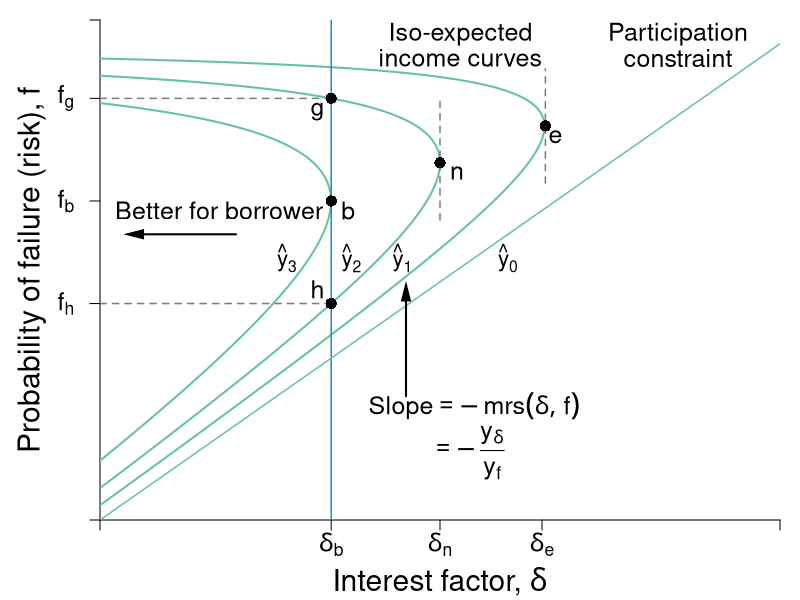

The R source for this figure:
#Graph Designer: Simon Halliday
#Authors: Bowles, Foley and Halliday
#Title: Coordination, Conflict and Competition: A Text in Microeconomics

library(shape)
pdf(file = "credit/non_contractual_brf_part_a.pdf", width = 8, height = 6)

#Set parameters for graphics
axislabelsize <- 1.8
labelsize <- 1.5
namesize <- 1.8
annotatesize <- 1.5
graphlinewidth <- 2
segmentlinewidth <- 1.5

COL <- c("#7fc97f", "#beaed4", "#fdc086", "#ffff99", "#386cb0", "#f0027f", "#bf5b17", "#666666")
COLA <- c("#e0f3db", "#99d8c9","#66c2a4","#41ae76", "#238b45", "#005824")
COLB <- c("#c6dbef", "#4eb3d3", "#2b8cbe", "#0868ac","#084081")
grays <- gray.colors(25, start = 1, end = 0, alpha = 1)

#Edited the margins to cater for the larger LHS labels
par(mar =  c(4, 5, 1, 1))

brfFn <- function(delta, mu = 1) {
  .5 + (delta / (2 * mu)) 
}

isoreturnFn <- function(delta, pi=0.125) {
  1 - (pi)/delta
}


yFn <- function(d1, f1, mu = 1){
  mu*f1*(1 - f1) - d1*(1 - f1)
}

ylow <- function(delta, mu = 1, ybar = 0.03){
  (-sqrt(delta^2 - 2*delta*mu + mu^2 - 4*mu*ybar) + delta + mu)/(2*mu)
}

yhigh <- function(delta, mu = 1, ybar = 0.03){
  (sqrt(delta^2 - 2*delta*mu + mu^2 - 4*mu*ybar) + delta + mu)/(2*mu)
}

xlims <- c(0, 1)
ylims <- c(0, 1.05)

npts <- 501 
d1 <- seq(xlims[1], xlims[2], length.out = npts)
f1 <- seq(ylims[1], ylims[2], length.out = npts) 
a <- c(0.03, 0.0625, 0.109)

plot(0, 0, xlim = xlims, ylim = ylims, type = "n",
     xlab = expression(paste("")),
     ylab = expression(paste("")), 
     xaxt = "n", 
     yaxt = "n", 
     cex.lab = axislabelsize, 
     bty = "n", 
     xaxs="i", 
     yaxs="i"
)


# ticksy <- seq(from = 0, to = ylims[2], by = 0.1)
# ylabels <- seq(from = 0, to = ylims[2], by = 0.1)
# ticksx <- seq(from = 0, to = xlims[2], by = 0.1)
# xlabels <- seq(from = 0, to = xlims[2], by = 0.1)
#ticksy <- c(ylims[1], 0.5, brfFn(delta = 0.34), brfFn(delta = 0.5), brfFn(delta = 0.65), yhigh(delta = 0.5), ylims[2])
#ticksy <- c(ylims[1], 0.5, brfFn(delta = 0.34), NA, brfFn(delta = 0.5), NA, NA, ylims[2])
ticksy <- c(ylims[1], NA, NA, ylow(delta = 0.34, ybar = 0.0625), brfFn(delta = 0.34), NA, yhigh(delta = 0.34, ybar = 0.0625), ylims[2])

ylabels <- c(NA, NA, NA, NA,NA,NA, NA, NA)
#ylabels <- c(NA, expression(paste(f == frac(1,2))), expression(paste(f^d)), expression(paste(f*(delta^L) )),  expression(paste(f*(delta^n) == frac(3,4))),expression(paste(f*(delta^H) )), expression(paste(f^e)), NA)
ticksx <- c(xlims[1], 0.34, 0.5, 0.65, xlims[2])
xlabels <- c(NA,  expression(paste(delta[b])), expression(paste(delta[n])), expression(paste(delta[e])), NA)

axis(1, at = ticksx, pos = 0, labels = xlabels, cex.axis = labelsize)
axis(2, at = ticksy, pos = 0, labels = ylabels, las = 1,cex.axis = labelsize)

#ylabels <- c(NA, expression(paste(f == frac(1,2))), expression(paste(f^d)), expression(paste(f*(delta^L) )),  expression(paste(f*(delta^n) == frac(3,4))),expression(paste(f*(delta^H) )), expression(paste(f^e)), NA)
#text(-0.08, 0.45, expression(paste(f == frac(1,2))), cex = labelsize, xpd =TRUE)

text(-0.05, ylow(delta = 0.34, ybar = 0.0625), expression(paste(f[h])), cex = labelsize, xpd =TRUE)
#text(-0.07, 0.665, expression(paste(f*(delta^L) )), cex = labelsize, xpd =TRUE)
#text(-0.105, 0.753, expression(paste(f*(delta^N) ==frac(3,4) )), cex = labelsize, xpd =TRUE)
#text(-0.07, 0.832, expression(paste(f*(delta^n))), cex = labelsize, xpd =TRUE)
#text(-0.07, 0.93, expression(paste(f*(delta^H) )), cex = labelsize, xpd =TRUE)
text(-0.05, brfFn(delta = 0.34), expression(paste(f[b])), cex = labelsize, xpd =TRUE)
text(-0.05, yhigh(delta = 0.34, ybar = 0.0625), expression(paste(f[g])), cex = labelsize, xpd =TRUE)
# y-labels with numeric values
# text(-0.0905, 0.48, expression(paste(frac(1,2) == f)), cex = labelsize, xpd =TRUE)
# text(-0.05, 0.58, expression(paste(0.57 == f^d)), cex = labelsize, xpd =TRUE)
# text(-0.07, 0.66, expression(paste(0.67 == f*(delta^L) )), cex = labelsize, xpd =TRUE)
# text(-0.105, 0.76, expression(paste(frac(3,4) == f*(delta^n))), cex = labelsize, xpd =TRUE)
# text(-0.07, 0.84, expression(paste(0.83 == f*(delta^n) )), cex = labelsize, xpd =TRUE)
# text(-0.07, 0.93, expression(paste(0.93 == f*(delta^H) )), cex = labelsize, xpd =TRUE)
# text(-0.05, 1.05, expression(paste(1.05f^e)), cex = labelsize, xpd =TRUE)


npts <- 503 
xx1 <- seq(xlims[1], xlims[2], length.out = npts)
xx2 <- seq(0, 1, length.out = npts)

#Draw the graphs
#lines(xx1, brfFn(xx1), col = COLA[4], lwd = graphlinewidth)

#Axis labels
mtext(expression(paste("Interest factor, ", delta)), side = 1, line = 3, cex = axislabelsize)
text(-0.1, 0.5*(ylims[2]), expression(paste("Probability of failure (risk), ", f)), xpd = TRUE, cex = axislabelsize, srt = 90) 

#Contour lines
contour(d1, f1,
        outer(d1, f1, yFn),
        drawlabels = FALSE,
        col = COLA[3],
        lwd = graphlinewidth,
        levels = a,
        xaxs="i",
        yaxs="i",
        add = TRUE)

segments(0.5, 0.63, 0.5, yhigh(delta = 0.5) - 0.05, lty = 2, col = grays[20] , lwd = segmentlinewidth)
segments(0, yhigh(delta = 0.34, ybar = 0.0625), 0.34, yhigh(delta = 0.34, ybar = 0.0625), lty = 2, col = grays[20] , lwd = segmentlinewidth)
segments(0, ylow(delta = 0.34, ybar = 0.0625), 0.34, ylow(delta = 0.34, ybar = 0.0625), lty = 2, col = grays[20] , lwd = segmentlinewidth)

segments(0.34, 0, 0.34, ylims[2], lty = 1, col = COLB[3], lwd = segmentlinewidth)
segments(0.655, brfFn(delta = 0.655) - 0.12, 0.655, brfFn(delta = 0.655) + 0.12, lty = 2, col = grays[20] , lwd = segmentlinewidth)

segments(0, 0, 1, 1, lty = 1, col = COLA[3] , lwd = segmentlinewidth)

# 
# segments(8, 0, 8,indiffA(x = 8)  , lty = 2, col = "gray" , lwd = segmentlinewidth)
# segments(0, indiffA(x = 8) , 8,indiffA(x = 8)  , lty = 2, col = "gray" , lwd = segmentlinewidth)

text(0.5+ 0.025, brfFn(delta = 0.5) - 0.02, expression(paste(n)), cex = labelsize)
points(0.5, brfFn(delta = 0.5), pch = 16, col = "black", cex = 1.5)
text(0.34+ 0.025, brfFn(delta = 0.34) - 0.02, expression(paste(b)), cex = labelsize)
points(0.34, brfFn(delta = 0.34), pch = 16, col = "black", cex = 1.5)
text(0.65 + 0.02, brfFn(delta = 0.65) - 0.02, expression(paste(e)), cex = labelsize)
points(0.655, brfFn(delta = 0.655), pch = 16, col = "black", cex = 1.5)

#Points g and h on the Nash iso-expected income
#but on the lower delta for delta[b]
text(0.34 - 0.02, ylow(delta = 0.34, ybar = 0.0625) + 0.03, expression(paste(h)), cex = labelsize)
points(0.34, ylow(delta = 0.34, ybar = 0.0625), pch = 16, col = "black", cex = 1.5)
text(0.34 - 0.02, yhigh(delta = 0.34, ybar = 0.0625) - 0.028, expression(paste(g)), cex = labelsize)
points(0.34, yhigh(delta = 0.34, ybar = 0.0625), pch = 16, col = "black", cex = 1.5)



text(0.53, 1.02, expression(paste("Iso-expected")), cex = labelsize)
text(0.53, 0.97, expression(paste("income curves")), cex = labelsize)
#text(0.3, 1.01, expression(paste(y[1] == y^L)), cex = labelsize)
#text(0.3, 0.88, expression(paste(y[2] == y^{NE})), cex = labelsize)
#text(0.2, 0.75, expression(paste(y[3] == y^H)), cex = labelsize)

text(0.6, 0.55, expression(paste(hat(y)[0])), cex = labelsize - 0.15)
text(0.445, 0.55, expression(paste(hat(y)[1])), cex = labelsize - 0.15)
text(0.37, 0.55, expression(paste(hat(y)[2])), cex = labelsize - 0.15)
text(0.275, 0.55, expression(paste(hat(y)[3])), cex = labelsize - 0.15)
text(0.55, 0.24, expression(paste("Slope", phantom() == -mrs(delta, f))), cex = labelsize)
text(0.54, 0.14, expression(paste(phantom() == -frac(y[delta], y[f]))), cex = labelsize)
#text(0.61, 0.14, expression(paste(phantom() == frac(1 - f, q*(1 - 2*f) + delta))), cex = labelsize)
Arrows(0.45, 0.26, 0.45, 0.48, col = "black", lty = 1, lwd = 2, arr.type = "triangle", arr.lwd = 0.5)


#text(0.82, 0.6, expression(paste("More expected income")), cex = labelsize, xpd = TRUE)
text(0.175, 0.65, expression(paste("Better for borrower")), cex = labelsize,xpd = TRUE)
Arrows(0.2, 0.6, 0.05, 0.6, col = "black", lty = 1, lwd = 2, arr.type = "triangle", arr.lwd = 0.5)

text(0.85, 1.02, expression(paste("Participation")), cex = labelsize)
text(0.85, 0.97, expression(paste("constraint")), cex = labelsize)



#text(0.85, 0.68, expression(paste("A's Best Response")), cex = labelsize, xpd  = TRUE)
#text(0.85, 0.63, expression(paste("function")), cex = labelsize, xpd  = TRUE)
#text(0.86, 0.55, expression(paste("Slope ", phantom() == frac(1, 2*q))), cex = labelsize, xpd  = TRUE)
#Arrows(0.85, 0.73, 0.85, 0.89, col = "black", lty = 1, lwd = 2, arr.type = "triangle", arr.lwd = 0.5)

dev.off()
